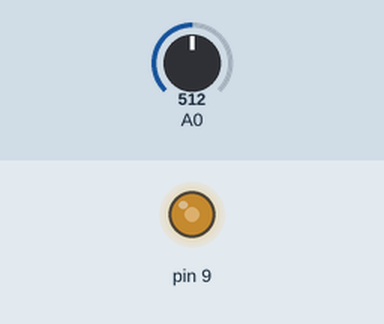
This sketch was run on a simulated Arduino Uno, built with avr-gcc and run on an emulated ATmega328P. Parts: output pins drawn as LEDs (lit = HIGH). The test bench sets the inputs (shaded band); at power-on: A0 = 512.

Above: at 1.2 s.
1.3 s: A0 set to 716
At 2.4 s:
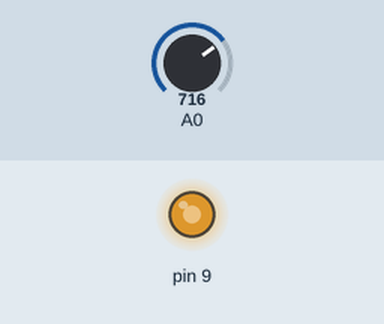
2.8 s: A0 set to 900
At 3.5 s:
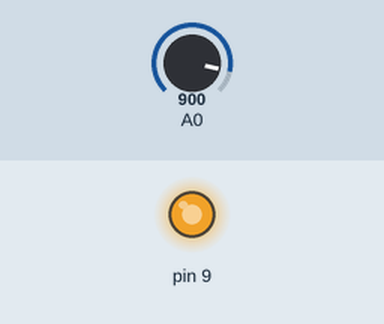
4.3 s: A0 set to 122
At 4.6 s:
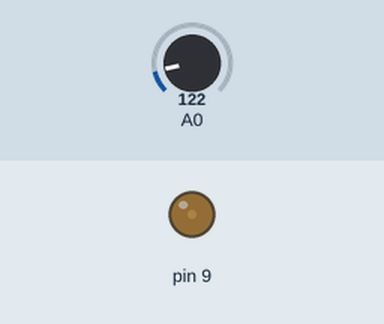
5.8 s: A0 set to 0
At 7.0 s:
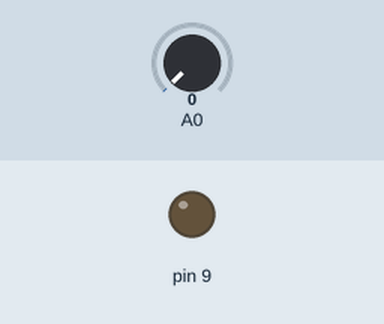
7.3 s: A0 set to 511
At 8.1 s:
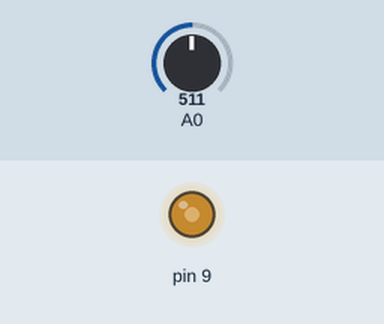
Timing chart, 0 to 9.8 s (numbered marks = the images above; inputs shaded):
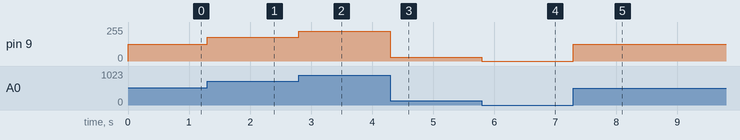

Measured:
- after the input at 1.3 s, pin 9: 127/255 → 178/255 at once
- after the input at 2.8 s, pin 9: 178/255 → 224/255 at once
- after the input at 4.3 s, pin 9: 224/255 → 30/255 at once
- after the input at 5.8 s, pin 9: 30/255 → 0/255 at once
- after the input at 7.3 s, pin 9: 0/255 → 127/255 at once

The sketch:

arduino11.ino
```cpp
void setup(){
    pinMode(A0, INPUT);
    pinMode (9, OUTPUT);
}

int num;
void loop(){
    num = analogRead(A0);
    num = map(num, 0,1023,0,255);
    analogWrite(9, num);
}
```
